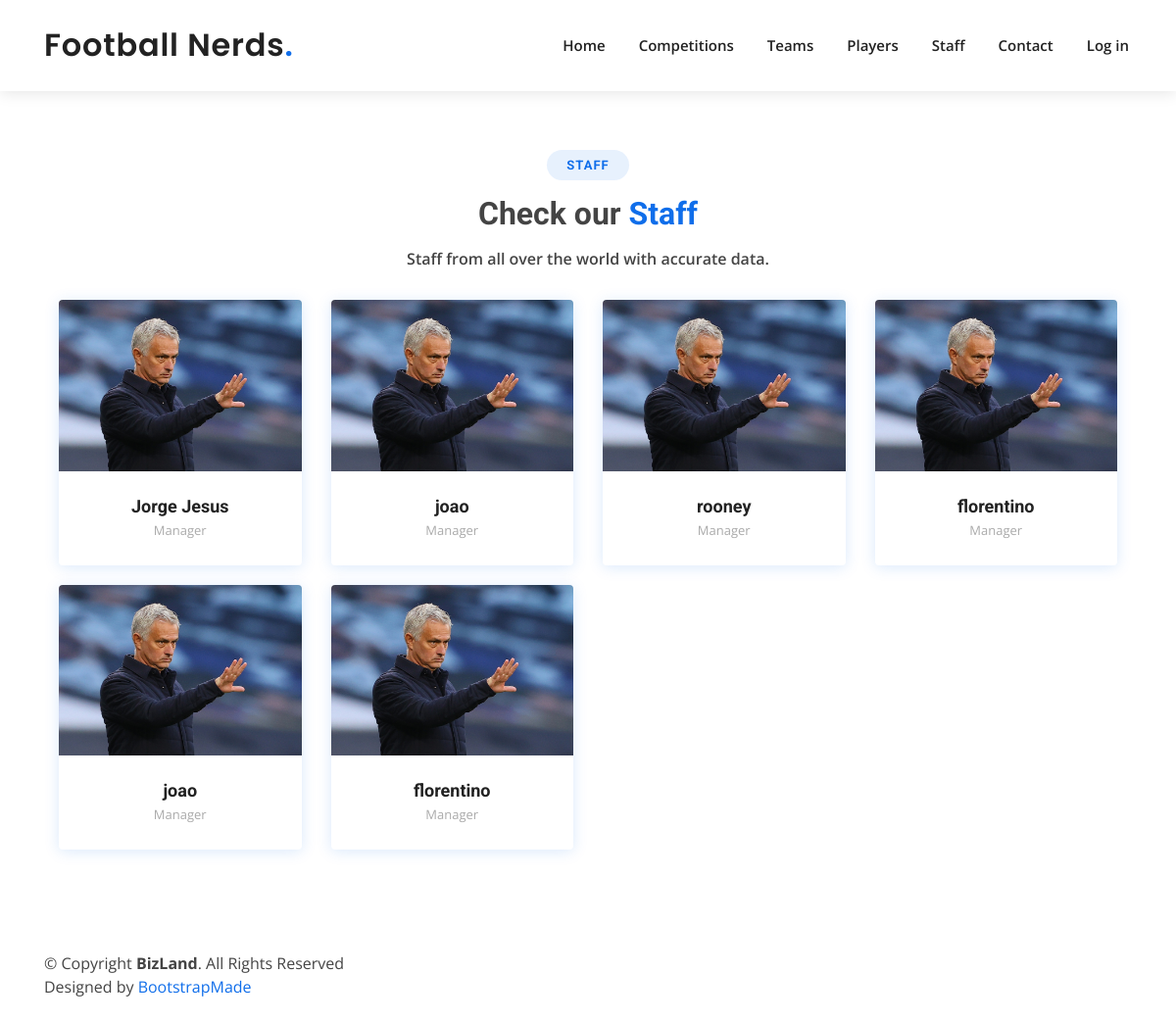
Page /staff/ on the committed database.
### app/models.py (models this page shows, shortened)
class Staff(models.Model):
    full_name = models.CharField(max_length=120)
    name = models.CharField(max_length=90)
    birthday = models.DateField()
    nationality = models.CharField(max_length=70)
    function = models.CharField(max_length=70)
    staff_img = models.CharField(max_length=100, default="default_staff.png")

### app/views.py (the view)
# urls.py: path('staff/', views.staff, name='staff'),
def staff(request):
    t_parms = {
        'staffs': Staff.objects.all(),
    }
    return render(request, 'staff.html', t_parms)

### templates/staff.html (shortened to what this page needs)
{% extends 'layout.html' %}
{% load static %}
{% block content %}
    <section id="team" class="team">
        <div class="section-title">
          <h2>Staff</h2>
          <h3>Check our <span>Staff</span></h3>
          <p>Staff from all over the world with accurate data.</p>
        </div>
      <div class="container" data-aos="fade-up">
        <div class="row">
            {% for staff in staffs %}
          <div class="col-lg-3 col-md-6 d-flex align-items-stretch" data-aos="fade-up" data-aos-delay="100">
            <div class="member">
              <div class="member-img">
                  <a href="{{ staff.id }}"><img src="{% static 'img/mourinhotest.jpg'  %}" class="img-fluid" alt=""></a>
              </div>
              <div class="member-info">
                <h4 style="text-align: center">{{ staff.name }}</h4>
                <span style="text-align: center">{{ staff.function }}</span>
              </div>
            </div>
          </div>
            {% endfor %}
          </div>
        </div>
      </div>
{% endblock %}

### app/static/css/style.css (style rules this page uses)
body { font-family: "Open Sans", sans-serif; color: #444444; }
a { color: #106eea; }
h1, h2, h3, h4, h5, h6 { font-family: "Roboto", sans-serif; }
section { padding: 60px 0; overflow: hidden; }
.section-title { text-align: center; padding-bottom: 30px; }
.section-title h2 { font-size: 13px; letter-spacing: 1px; font-weight: 700; padding: 8px 20px; margin: 0; background: #e7f1fd; color: #106eea; display: inline-block; text-transform: uppercase; border-radius: 50px; }
.section-title h3 { margin: 15px 0 0 0; font-size: 32px; font-weight: 700; }
.section-title h3 span { color: #106eea; }
.section-title p { margin: 15px auto 0 auto; font-weight: 600; }
@media (min-width: 1024px) { .section-title p { width: 50%; } }
.team { padding: 60px 0; }
.team .member { margin-bottom: 20px; overflow: hidden; border-radius: 4px; background: #fff; box-shadow: 0px 2px 15px rgba(16, 110, 234, 0.15); }
.team .member .member-img { position: relative; overflow: hidden; }
.team .member .member-info { padding: 25px 15px; }
.team .member .member-info h4 { font-weight: 700; margin-bottom: 5px; font-size: 18px; color: #222222; }
.team .member .member-info span { display: block; font-size: 13px; font-weight: 400; color: #aaaaaa; }

### rows in the picture
Staff: name "Jorge Jesus", function "Manager"
Staff: name "joao", function "Manager"
Staff: name "rooney", function "Manager"
Staff: name "florentino", function "Manager"
Staff: name "joao", function "Manager"
Staff: name "florentino", function "Manager"
